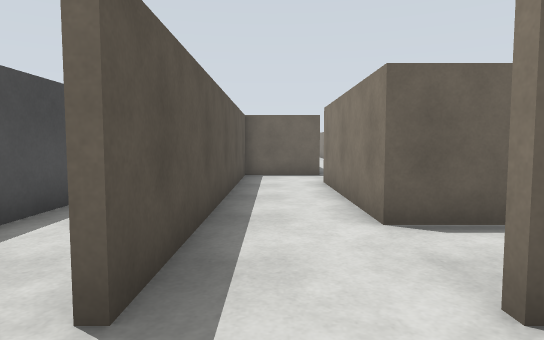
[1] (above)

24 first-person views from a walk through a Gazebo world. The camera is 1 m above the floor, tilts 4° down and sees 75° across. The floor is counted in squares, 1 m on a side. Each view is taken from the middle of a square. On the plan, view 1 faces up. The plan holds only what a view shows up to about 13 squares ahead; the rest is blank.

[2]
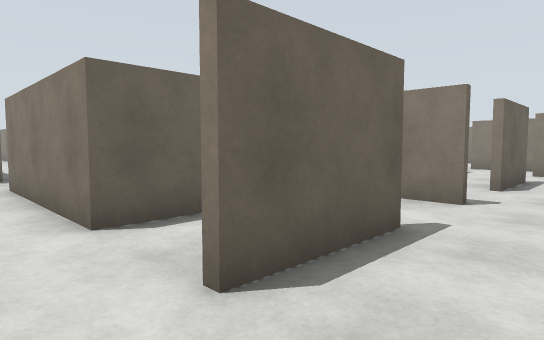

[3]
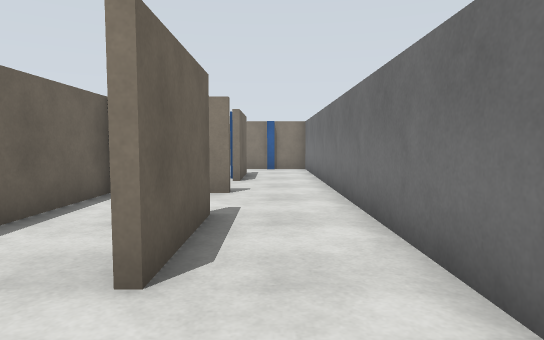

[4]
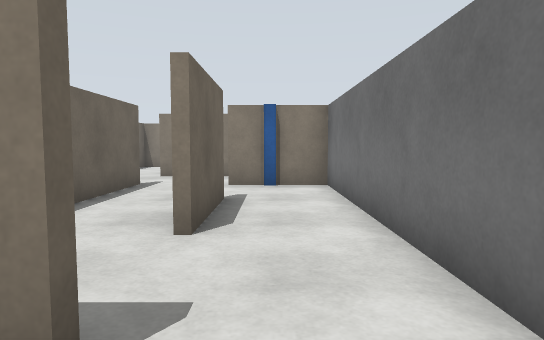

[5]
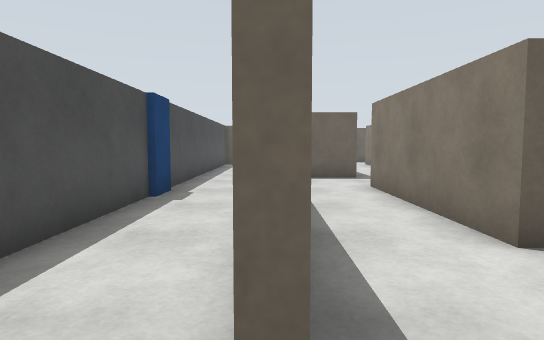

[6]
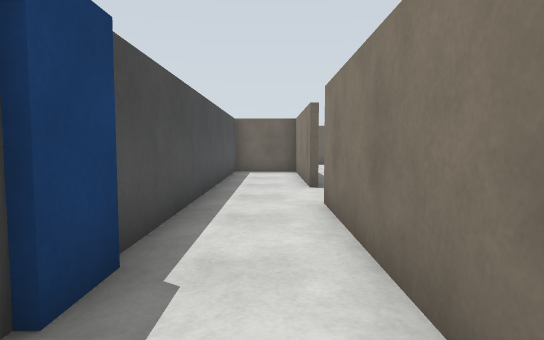

[7]
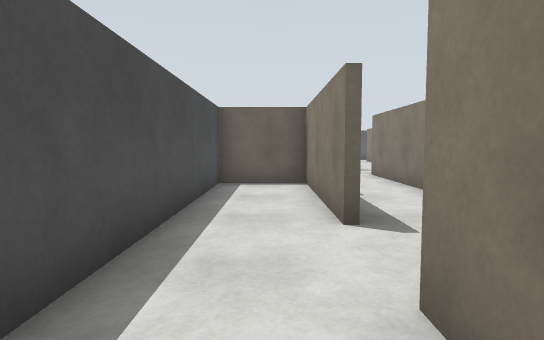

[8]
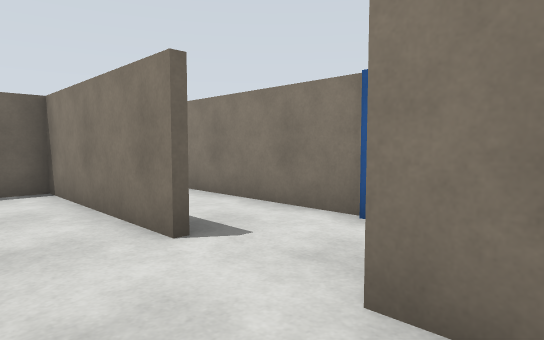

[9]
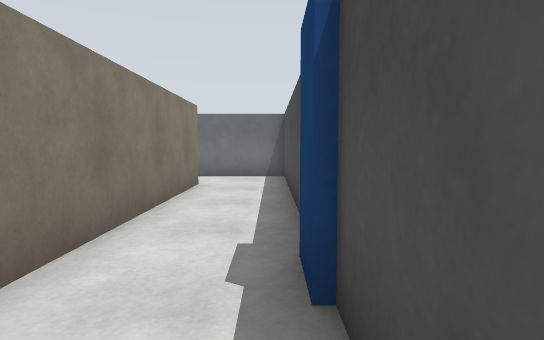

[10]
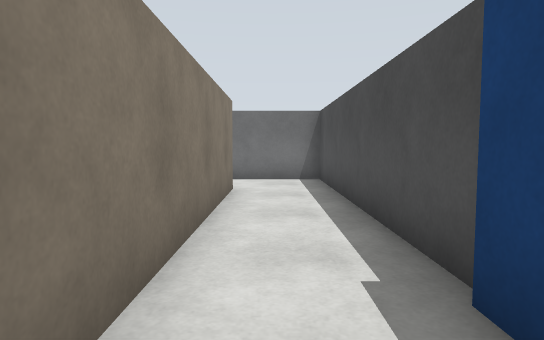

[11]
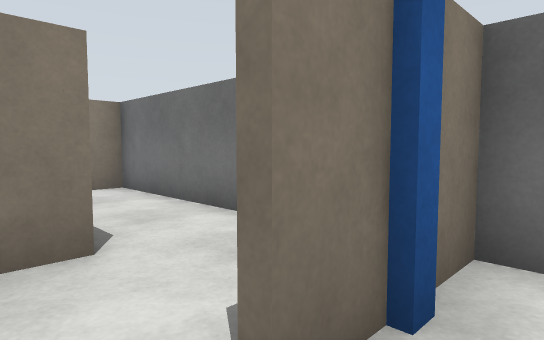

[12]
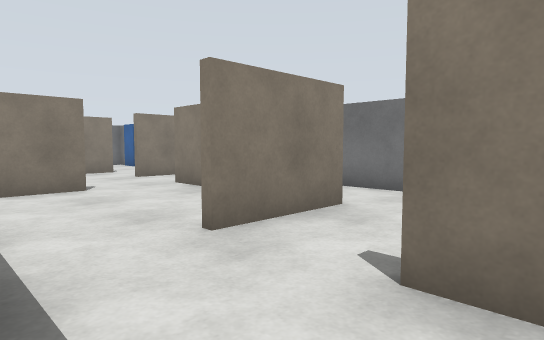

[13]
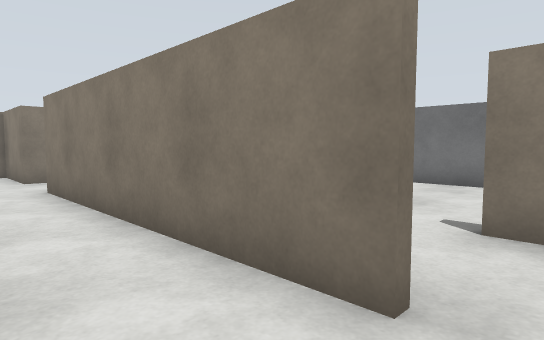

[14]
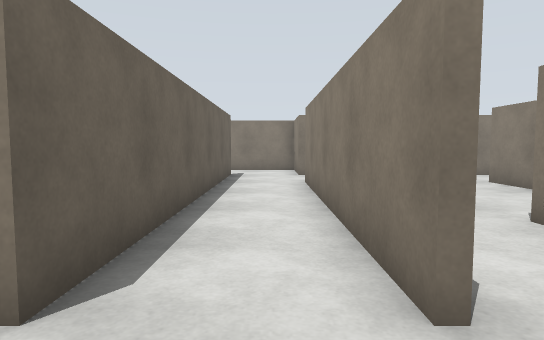

[15]
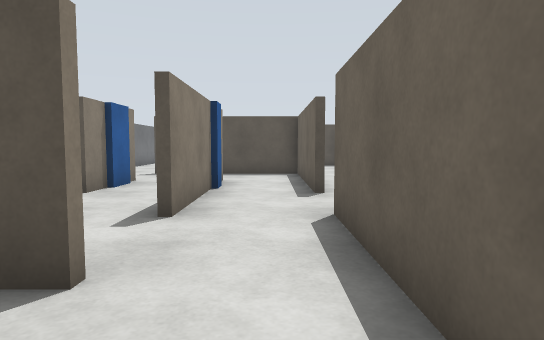

[16]
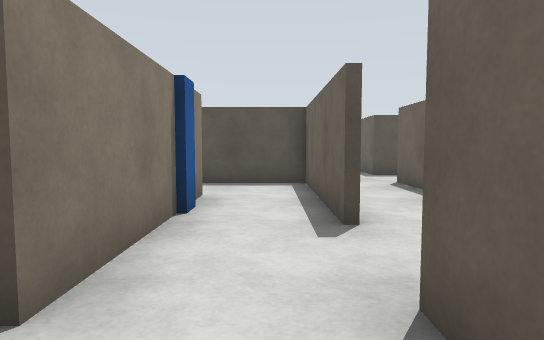

[17]
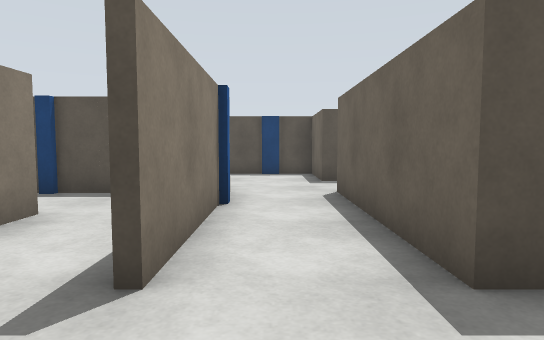

[18]
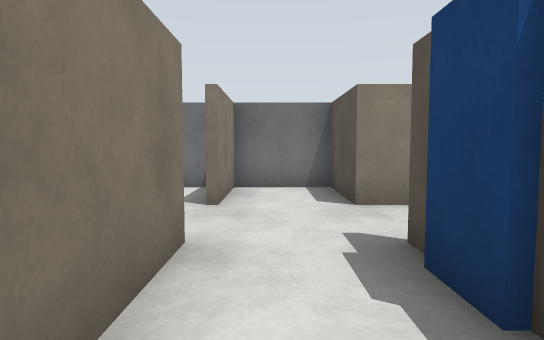

[19]
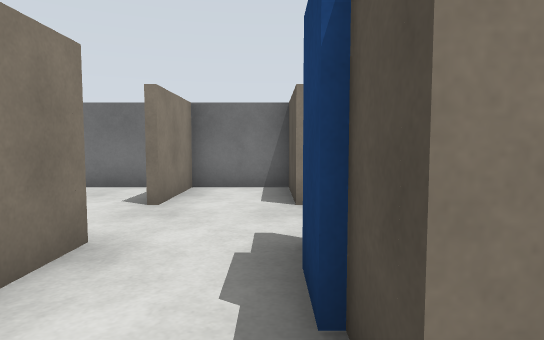

[20]
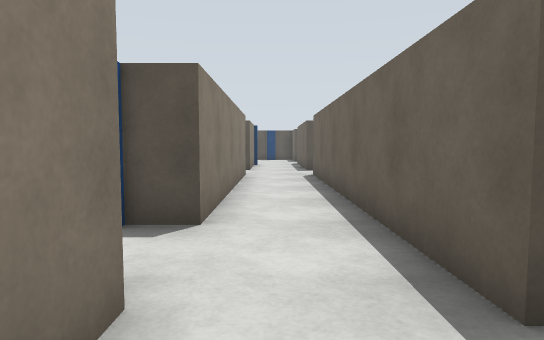

[21]
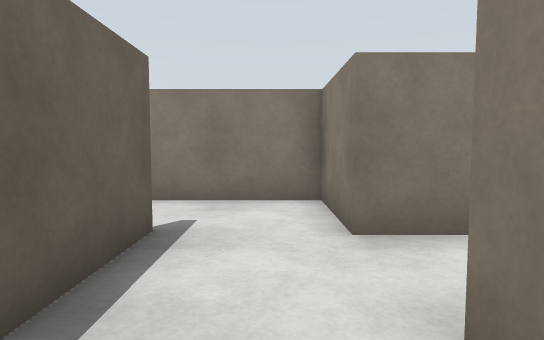

[22]
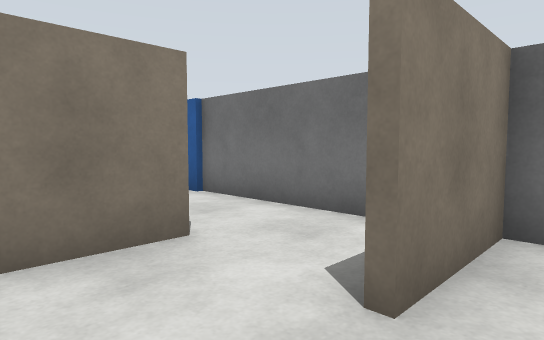

[23]
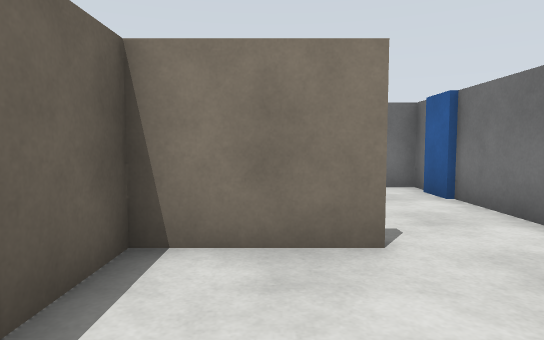

[24]
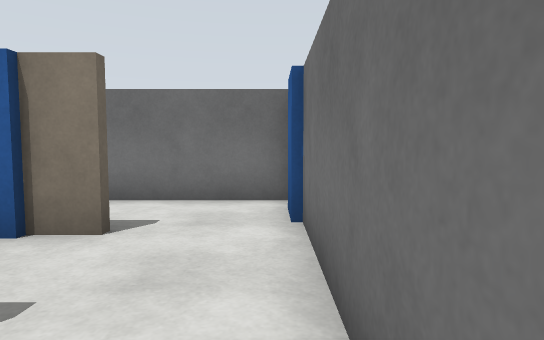

### Floor plan
Points are (right, up) in squares from view 1. A wall is a line through its corners. A room is listed if a view was taken in it or the views show most of it. See-through windows are left out.
Room 1 (views 1, 2, 4, 11)
walls: (8.9, 2.1) (11.6, 2.1); (11.6, 1.9) (8.9, 1.9); (6.4, 1.9) (6.4, 2.5); (6.5, 4.4) (1.4, 4.4); (6.6, 4.5) (6.6, 3.5); (14.1, 4.4) (11, 4.4); (15.2, -0.4) (21.9, -0.4); (4.1, 1.9) (1.4, 1.9); (16.4, 1.9) (16.4, 4.6); (-0.4, -0.4) (13.9, -0.4) (13.9, 2.1); (21.4, -0.5) (21.4, 0.4)
ways out: opening at (-1, 0.5) to room 2; opening at (8, 4) to room 3; opening at (15.5, 4) to room 6; opening at (0.5, 2) to room 9; opening at (2, 3) to room 9
objects: blue box (7, 3); blue box (10, 2); blue box (14, 1)
Room 2 (views 3, 5, 6, 7, 8, 9, 10)
walls: (-1.1, 14.4) (-1.1, 19.4) (-3.4, 19.4) (-3.4, -0.4) (-0.4, -0.4); (-1.1, 1.9) (-1.1, 12.1)
ways out: opening at (-1, 0.5) to room 1; opening at (-1, 13.5) to room 10
objects: blue box (-3, 8)
Room 3 (view 12)
walls: (11.6, 6.9) (6.6, 6.9) (6.6, 4.5); (11.8, 4.6) (14.1, 4.6); (8.9, 4.6) (9.6, 4.6)
ways out: opening at (8, 4) to room 1; opening at (12.5, 7) to room 4; opening at (14, 5.5) to room 6
objects: blue box (8, 7); blue box (11, 5)
Room 4 (views 13, 14, 17, 18, 19, 21)
walls: (13.9, 7.1) (21.6, 7.1) (21.6, 5.4); (11.6, 9.4) (6.4, 9.4); (24.1, 9.4) (13.9, 9.4); (23.9, 5.4) (23.9, 7.1); (8.5, 7.1) (11.6, 7.1)
ways out: opening at (12.5, 7) to room 3; opening at (23, 5) to room 5; opening at (24, 8) to room 7; opening at (7, 8); opening at (13, 9)
objects: blue box (22, 6)
Room 5 (views 15, 22, 23)
walls: (21.4, 4.4) (21.4, 5.6); (19.9, 2.1) (21.6, 2.1) (21.6, -0.5); (21.6, 5.4) (21.6, 4.4); (16.6, 4.6) (16.6, 4); (17.9, 6.9) (16.4, 6.9); (23.9, 4.4) (23.9, 5.4); (21.9, -0.4) (23.9, -0.4) (23.9, 2.1)
ways out: opening at (23, 5) to room 4; opening at (17, 5.5) to room 6; opening at (24, 3) to room 12
Room 6 (view 16)
walls: (16.4, 6.9) (13.9, 6.9)
ways out: opening at (15.5, 4) to room 1; opening at (14, 5.5) to room 3; opening at (17, 5.5) to room 5
Room 7 (view 20)
walls: (23.9, 7.1) (26.4, 7.1) (26.4, 10.2)
ways out: opening at (24, 8) to room 4; opening at (25.5, 9)
Room 8 (view 24)
walls: (24.5, -0.4) (27.5, -0.4)
ways out: opening at (25.5, 2) to room 12; opening at (27, 0.5)
Room 9 (no view inside)
walls: (1.4, 4.4) (1.4, 9.6); (2.6, 9.4) (1.6, 9.4) (1.6, 7.5); (-0.9, 9.4) (-0.9, 1.9)
ways out: opening at (0.5, 2) to room 1; opening at (2, 3) to room 1; opening at (0.5, 9) to room 11
objects: blue box (2, 8)
Room 10 (no view inside)
walls: (1.4, 13.6) (1.4, 19.5)
ways out: opening at (-1, 13.5) to room 2; opening at (0.5, 19)
objects: blue box (1, 13)
Room 11 (no view inside)
walls: (1.6, 11.9) (-0.9, 11.9) (-0.9, 9.4)
ways out: opening at (0.5, 9) to room 9; opening at (2, 10.5)
Room 12 (no view inside)
walls: (26.4, 1.9) (26.4, 4.4) (24.8, 4.4)
ways out: opening at (24, 3) to room 5; opening at (25.5, 2) to room 8

Where each view was taken, in squares from view 1:
view 1: 0 up, 0 right, facing up
view 2: 0 up, 0 right, facing up-right
view 3: 1 up, 1 left, facing right
view 4: 1 up, 5 right, facing right
view 5: 1 up, 1 left, facing up
view 6: 6 up, 2 left, facing up
view 7: 10 up, 2 left, facing up
view 8: 11 up, 3 left, facing up-right
view 9: 11 up, 3 left, facing down
view 10: 10 up, 2 left, facing down
view 11: 3 up, 13 right, facing down-right
view 12: 7 up, 13 right, facing down-right
view 13: 9 up, 13 right, facing down-right
view 14: 8 up, 12 right, facing right
view 15: 6 up, 19 right, facing left
view 16: 6 up, 16 right, facing left
view 17: 8 up, 14 right, facing left
view 18: 8 up, 23 right, facing down
view 19: 8 up, 22 right, facing down
view 20: 8 up, 26 right, facing left
view 21: 8 up, 20 right, facing right
view 22: 4 up, 23 right, facing down-right
view 23: 3 up, 23 right, facing right
view 24: 0 up, 25 right, facing right
